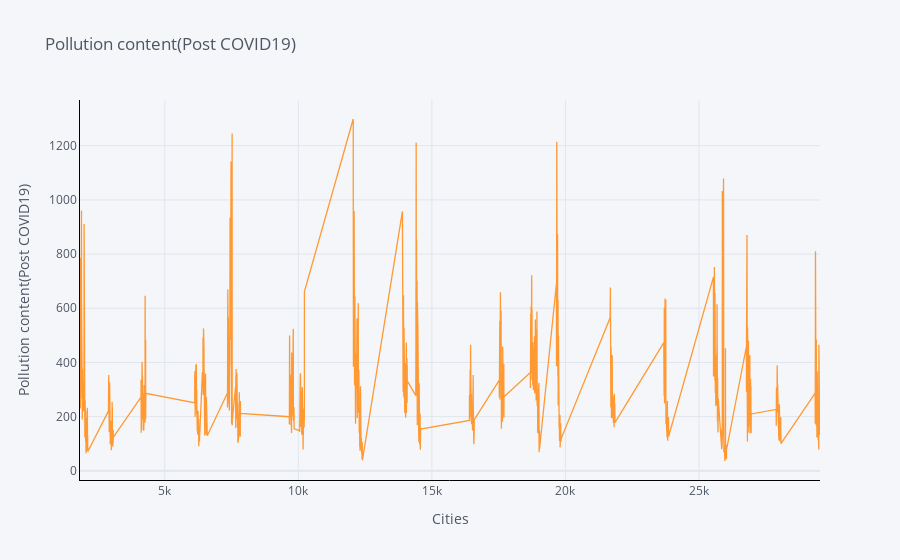

Notebook source saved alongside this figure:
### Code cell
from plotly.offline import init_notebook_mode, iplot 
df2 = new_df[new_df['Date'] > ('2020-01-01')] 
df2['Pollution content(Post COVID19)'] = new_df['PM2.5']+new_df['PM10']+new_df['NO']+new_df['NO2']+new_df['NOx']+new_df['NH3']+new_df['CO']+new_df['SO2']+new_df['O3']+new_df['Benzene']+new_df['Toluene']+new_df['Xylene']
df2.info()
def ploting(var):
    df2[var].iplot(title=var,xTitle='Cities',yTitle=var, linecolor='black')
    plt.show()
ploting('Pollution content(Post COVID19)')

### Figure 1 — Plotly figure (JSON) as saved in the notebook; plotly's stock layout.template omitted (floating-point values rounded to 4 significant figures; data arrays with more than 128 entries replaced by an {"elided": "..."} marker saying what was removed)
{"data": [{"line": {"color": "rgba(255, 153, 51, 1.0)", "dash": "solid", "shape": "linear", "width": 1.3}, "mode": "lines", "name": "Pollution content(Post COVID19)", "text": "", "type": "scatter", "x": {"elided": "4623 int values"}, "y": {"elided": "4623 float values"}}], "layout": {"legend": {"bgcolor": "#F5F6F9", "font": {"color": "#4D5663"}}, "paper_bgcolor": "#F5F6F9", "plot_bgcolor": "#F5F6F9", "title": {"font": {"color": "#4D5663"}, "text": "Pollution content(Post COVID19)"}, "xaxis": {"gridcolor": "#E1E5ED", "linecolor": "black", "showgrid": true, "tickfont": {"color": "#4D5663"}, "title": {"font": {"color": "#4D5663"}, "text": "Cities"}, "zerolinecolor": "#E1E5ED"}, "yaxis": {"gridcolor": "#E1E5ED", "linecolor": "black", "showgrid": true, "tickfont": {"color": "#4D5663"}, "title": {"font": {"color": "#4D5663"}, "text": "Pollution content(Post COVID19)"}, "zerolinecolor": "#E1E5ED"}}}
